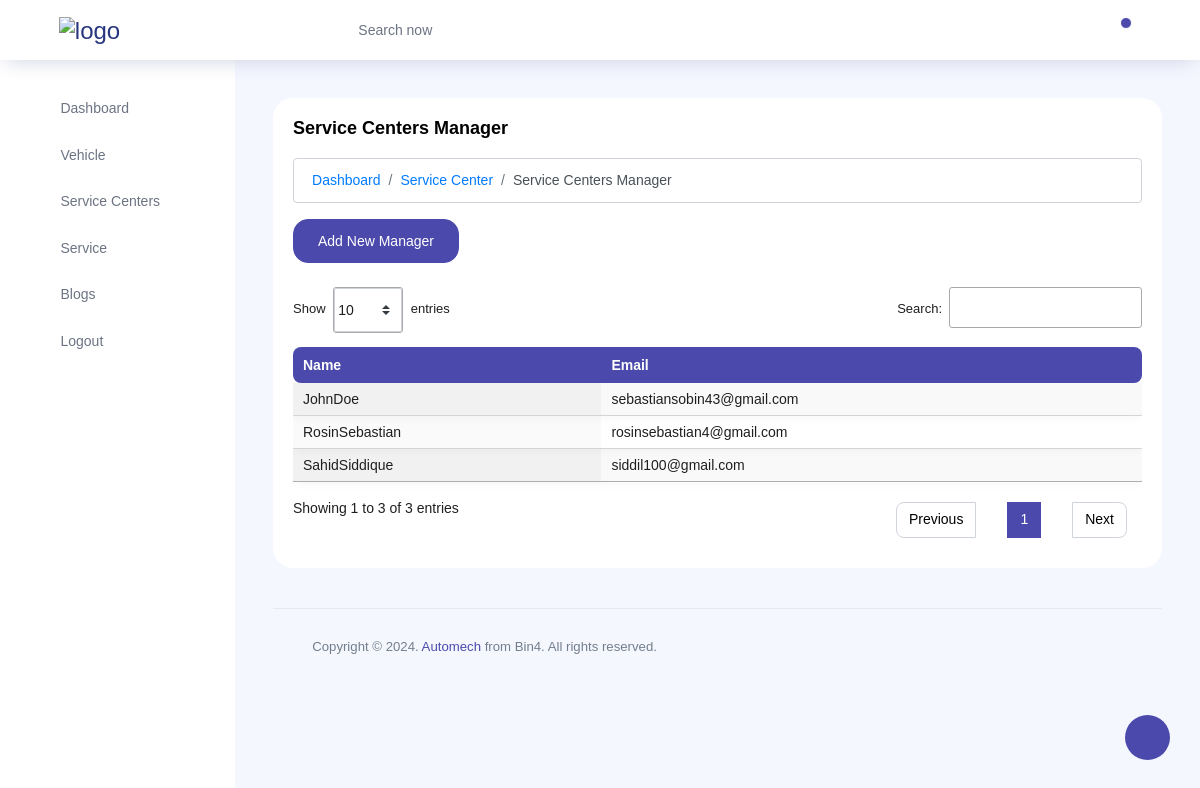
Screenshot of /customadmin/service_center/manager/ (signed in) with the database file from the repository.
### client/models.py (models this page shows, shortened)
class User(AbstractUser):
    email=models.EmailField(max_length=100,unique=True)
    USERNAME_FIELD='email'
    REQUIRED_FIELDS=['first_name', 'last_name']
    class Role(models.TextChoices):
        ADMIN="ADMIN",'Admin'
        MECHANIC="MECHANIC",'Mechanic'
        MANAGER="MANAGER",'Manager'
        CLIENT="CLIENT",'Client'
    slug = models.SlugField(unique=True,blank=True)
    base_role = Role.CLIENT
    role = models.CharField(max_length=50, choices=Role.choices)
    objects = CustomUserManager()

### client/admin_views.py (the view)
# urls.py: path('service_center/manager/', views.service_center_manager, name='service_center_manager'),
@staff_member_required
def service_center_manager(request):
    if request.method == 'POST':
        form = MangaerAddFrom(request.POST)
        if form.is_valid():
            email=form.cleaned_data['email']
            form.save()
            employee_mail([email])
            sweetify.success(request, 'New Manager', text= f'is successfully Added',timer=5000, persistent=False,)
    else:
        form = MangaerAddFrom()
    managers = Manager.objects.filter( role = 'MANAGER')
    context = {'form':form,'managers': managers}
    return render(request,'admin/service_center_manager.html',context)

### client/forms.py (shortened to what this page needs)
class MangaerAddFrom(forms.ModelForm):
    class Meta:
        model = Manager
        fields = ('email','first_name', 'last_name')
        widgets = {
            'email': forms.TextInput(attrs={'placeholder': 'Enter the Place ','class': 'form-control'}),
            'first_name': forms.TextInput(attrs={'placeholder': 'Enter the City ','class': 'form-control'}),
            'last_name': forms.TextInput(attrs={'placeholder': 'Enter the Pincode ','class': 'form-control'}),
            }

### templates/admin/service_center_manager.html (shortened to what this page needs)
{% extends 'admin/adminbase.html' %}
{% block conhead%}
  <link rel="stylesheet" type="text/css" href="https://cdn.datatables.net/1.11.5/css/jquery.dataTables.css">
{% endblock %}
{%block content%}
{% load static %}
  <div class="row">
    <div class="col-md-12 grid-margin stretch-card">
      <div class="card">
        <div class="card-body">
          <p class="card-title">Service Centers Manager</p>
          <div class="row">
            <div class="col-12">
                <nav aria-label="breadcrumb"  class="warning">
                  <ol class="breadcrumb">
                    <li class="breadcrumb-item"><a href="{% url 'admin_home' %}">Dashboard</a></li>
                    <li class="breadcrumb-item"><a href="{% url 'service_center_view'%}">Service Center</a></li>
                    <li class="breadcrumb-item active" aria-current="page"> Service Centers Manager</li>
                  </ol>
                </nav>
             <button type="button" class="btn btn-primary" data-toggle="modal" data-target="#exampleModal">
                Add New Manager
              </button>
             <div class="table-responsive mt-4">
                <table id="myDataTable" class="display expandable-table dataTable no-footer">
                  <thead>
                      <tr>
                          <th>Name</th>
                          <th>Email</th>
                      </tr>
                  </thead>
                  <tbody>
                    {% for manager in managers%}
                      <tr>
                          <td> {{manager.first_name}}{{manager.last_name}}</td>
                          <td>{{manager.email}}</td>
                      </tr>
                      {% endfor %}
                  </tbody>
              </table>
            </div>
          </div>
        </div>
      </div>
    </div>
  </div>
{%endblock%}

### rows the page displays
User: first_name "John", last_name "Doe", email "sebastiansobin43@gmail.com"
User: first_name "Rosin", last_name "Sebastian", email "rosinsebastian4@gmail.com"
User: first_name "Sahid", last_name "Siddique", email "siddil100@gmail.com"
